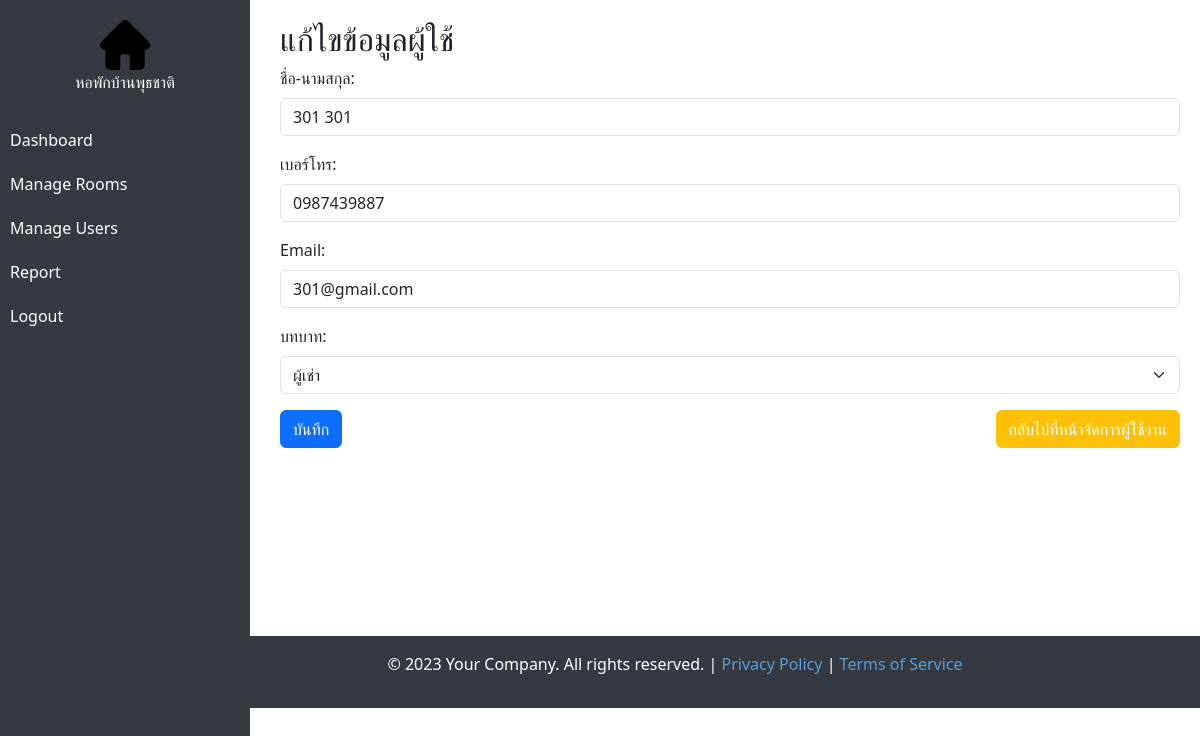
Before: /admin/edit_user.php?id=3 (signed in) with the older database file.
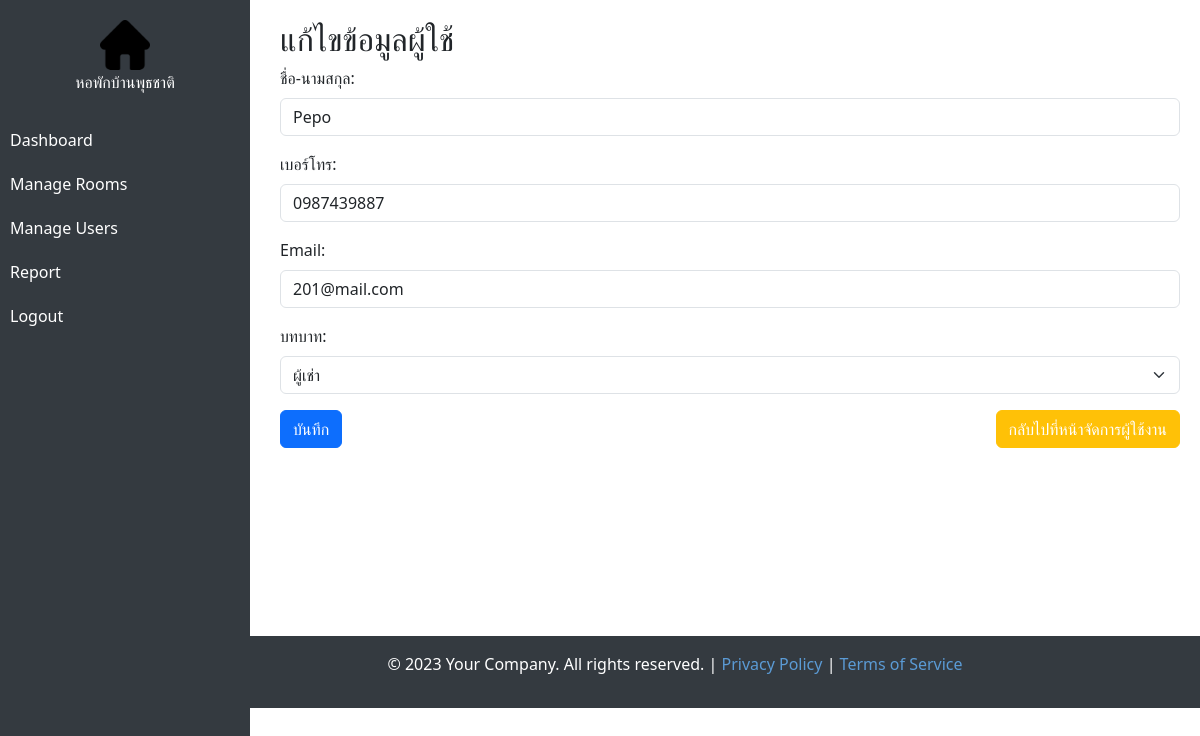
After: the same page with the newer database file.
### tables this page shows
CREATE TABLE `users` (
  `id` int(11) NOT NULL,
  `username` varchar(50) NOT NULL,
  `password` varchar(255) NOT NULL,
  `role` enum('admin','owner','staff','tenant') NOT NULL,
  `full_name` varchar(100) NOT NULL,
  `phone` varchar(20) DEFAULT NULL,
  `email` varchar(100) DEFAULT NULL,
  `created_at` timestamp NOT NULL DEFAULT current_timestamp()
);

### admin/edit_user.php (the view, shortened to what this page needs)
<?php
include("../config/database.php");
$user_id = $_GET["id"];
$result = $conn->query("SELECT * FROM users WHERE id = $user_id");
$user = $result->fetch_assoc();
?>
<!DOCTYPE html>
<html lang="th">
<head>
    <link href="https://cdn.jsdelivr.net/npm/bootstrap@5.3.0/dist/css/bootstrap.min.css" rel="stylesheet">
</head>
<body>
    <div class="sidebar">
<img src="../assets/images/home.png" alt="Logo" width="50">
<center style="color: white;">หอพักบ้านพุธชาติ</center>
<br>
<a href="dashboard.php">Dashboard</a>
<a href="manage_rooms.php">Manage Rooms</a>
<a href="manage_users.php">Manage Users</a>
<a href="reports.php">Report</a>
<a href="../public/logout.php">Logout</a>
</div>
    <div class="content">
        <h2>แก้ไขข้อมูลผู้ใช้</h2>
        <form method="post">
            <div class="mb-3">
                <label for="full_name" class="form-label">ชื่อ-นามสกุล:</label>
                <input type="text" class="form-control" name="full_name" id="full_name" value="<?= $user['full_name'] ?>" required>
            </div>
            <div class="mb-3">
                <label for="phone" class="form-label">เบอร์โทร:</label>
                <input type="text" class="form-control" name="phone" id="phone" value="<?= $user['phone'] ?>">
            </div>
            <div class="mb-3">
                <label for="email" class="form-label">Email:</label>
                <input type="email" class="form-control" name="email" id="email" value="<?= $user['email'] ?>">
            </div>
            <div class="mb-3">
                <label for="role" class="form-label">บทบาท:</label>
                <select name="role" class="form-select" id="role" required>
                    <option value="tenant" <?= $user['role'] == 'tenant' ? 'selected' : '' ?>>ผู้เช่า</option>
                </select>
            </div>
            <button type="submit" class="btn btn-primary">บันทึก</button>
            <button class="btn btn-warning float-end">
    <a href="manage_users.php" style="color: white; text-decoration: none;">กลับไปที่หน้าจัดการผู้ใช้งาน</a>
</button>
        </form>
    </div>
<br><br><br><br><br><br><br>
    <div class="footer">
        <p>&copy; 2023 Your Company. All rights reserved. | <a href="#">Privacy Policy</a> | <a href="#">Terms of Service</a></p>
    </div>
</body>
</html>

Changed rows visible on the page:
changed users "ผู้เช่า": full_name "301 301" → "Pepo"; email "301@gmail.com" → "201@mail.com"
